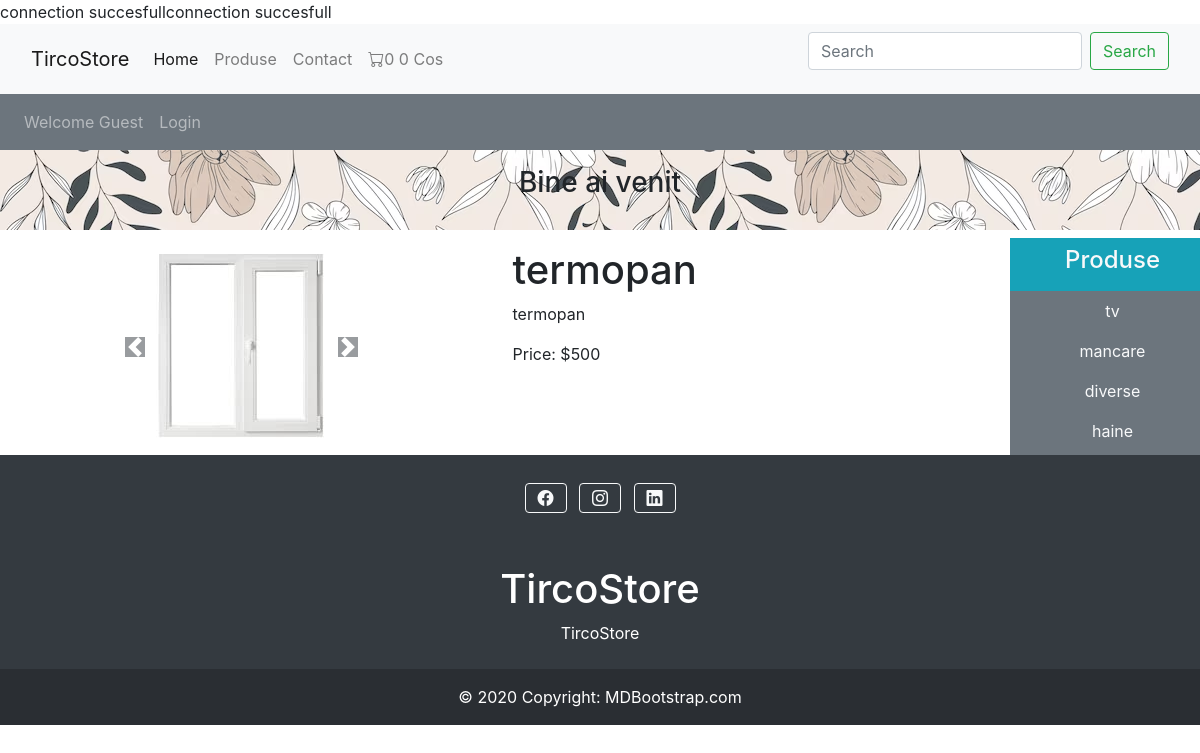
The page /product_details.php?product_id=8 on the database its author committed.
### tables this page shows
CREATE TABLE `products` (
  `product_id` int(11) NOT NULL,
  `product_title` varchar(100) NOT NULL,
  `product_description` varchar(255) NOT NULL,
  `product_keywords` varchar(255) NOT NULL,
  `category_id` int(11) NOT NULL,
  `product_image1` varchar(255) NOT NULL,
  `product_image2` varchar(255) NOT NULL,
  `product_image3` varchar(255) NOT NULL,
  `product_price` varchar(100) NOT NULL
);

CREATE TABLE `categories` (
  `category_id` int(11) NOT NULL,
  `category_title` varchar(100) NOT NULL
);

### product_details.php (the view, shortened to what this page needs)
<?php
include('includes/connect.php');
include('functions/common_function.php');
?>
<html>
<head>
<link href="https://cdn.jsdelivr.net/npm/bootstrap@5.3.0/dist/css/bootstrap.min.css" rel="stylesheet">
<link rel="stylesheet" href="https://cdn.jsdelivr.net/npm/bootstrap-icons@1.10.5/font/bootstrap-icons.css">
<link rel="stylesheet" href="style.css">
<link href="https://maxcdn.bootstrapcdn.com/bootstrap/4.5.2/css/bootstrap.min.css" rel="stylesheet">
</head>
<body>
<nav class="navbar navbar-expand-lg navbar-light bg-light">
        <div class="container-fluid">
          <a class="navbar-brand" href="index.php">TircoStore</a>
          <div class="collapse navbar-collapse" id="navbarSupportedContent">
            <ul class="navbar-nav me-auto mb-2 mb-lg-0">
              <li class="nav-item">
                <a class="nav-link active" aria-current="page" href="index.php">Home</a>
              </li>
              <li class="nav-item">
                <a class="nav-link" href="produse.php">Produse</a>
              </li>
              <li class="nav-item">
                <a class="nav-link" href="contact.php">Contact</a>
              </li>
              <li class="nav-item">
              <a class="nav-link" href="cart.php"> <span class="bi bi-cart"><?php cart_item();
                  total_cart_price();?></span> Cos</a>
              </li>
            </ul>
            <form class="d-flex">
              <input class="form-control me-2" type="search" placeholder="Search" aria-label="Search">
              <button class="btn btn-outline-success" type="submit">Search</button>
            </form>
          </div>
        </div>
      </nav>
      <nav class="navbar navbar-expand-lg navbar-dark bg-secondary ">
        <ul class="navbar-nav me-auto">
        <li class="nav-item">
          <a class="nav-link" href="#">Welcome Guest</a>
        </li>
        <li class="nav-item">
          <a class="nav-link" href="#">Login</a>
        </li>
        </ul>
      </nav>
<div class="bg-image align-items-center text-center p-3" style="
background-image: url('img/flori.jpg');
height:10%;
">
<h3 >Bine ai venit</h3>
</div>
<div class="row mt-2">
  <div class="col-md-10">
<div class="row">
<?php
view_details();
?>
</div>
 </div>
  <div class="col-md-2 bg-secondary p-0">
    <ul class="navbar-nav me-auto text-center">
      <li class="nav-item bg-info">
        <a href="#" class="nav-link text-light"><h4>Produse</h4></a>
      </li>
     <?php
     $select_categories="SELECT  * from `categories`";
     $result_categories=mysqli_query($con,$select_categories);
     while ($row =mysqli_fetch_assoc($result_categories)) {
      $title=$row['category_title'];
      $id=$row['category_id'];
      echo " <li class ='nav-item'> <a href='produse.php?category=$id' class='nav-link text-light'>$title</a> ";
    }
     ?>
    </ul>
  </div>
</div>
<footer class="bg-dark text-center text-white">
    <div class="container p-4">
      <section class="mb-4">
        <a class="btn btn-outline-light btn-floating m-1" href="#" role="button"
        ><i class="bi bi-facebook" src="img/Facebook.png"></i>
      </a>
        <a class="btn btn-outline-light btn-floating m-1" href="#!" role="button"
          ><i class="bi bi-instagram"></i></a>
        <a class="btn btn-outline-light btn-floating m-1" href="#!" role="button"
          ><i class="bi bi-linkedin"></i>
        </a>
      </section>
          </div>
      <section class="mb-4">
        <h1>TircoStore</h1>
        <p>
        TircoStore
        </p>
      </section>
    <div class="text-center p-3" style="background-color: rgba(0, 0, 0, 0.2);">
      © 2020 Copyright:
      <a class="text-white" href="https://mdbootstrap.com/">MDBootstrap.com</a>
    </div>
  </footer>
</body>
</html>

### functions/common_function.php (shortened to what this page needs)
<?php
include('./includes/connect.php');
function view_details(){
  global $con;
  if(isset($_GET['product_id'])){
    if(!isset($_GET['category'])){
      $product_id =$_GET['product_id'];
      $select_query = "SELECT * FROM `products` WHERE product_id = '$product_id'";
  $result_query=mysqli_query($con,$select_query);
  while ($row=mysqli_fetch_assoc($result_query)) {
      $product_title=$row['product_title'];
      $product_description=$row['product_description'];
      $product_image1=$row['product_image1'];
      $product_image2=$row['product_image2'];
      $product_image3=$row['product_image3'];
      $product_price=$row['product_price'];
      echo
    "<div class='container pt-2 pb-2'>
      <div class='row'>
      <div class='col-md-6 d-flex justify-content-center align-items-center'>
      <div id='product-carousel' class='carousel slide' data-ride='carousel'>
        <div class='carousel-inner'>
          <div class='carousel-item active'>
            <img src='./img/$product_image1' class='d-block w-100 h-80' alt='product_image1'>
          </div>
          <div class='carousel-item'>
            <img src='./img/$product_image2' class='d-block w-100 h-80' alt='product_image2'>
          </div>
          <div class='carousel-item'>
            <img src='./img/$product_image3' class='d-block w-100 h-80' alt='product_image3'>
          </div>
        </div>
        <a class='carousel-control-prev text-dark' href='#product-carousel' role='button' data-slide='prev'>
          <span class='carousel-control-prev-icon bg-dark' aria-hidden='true'></span>
          <span class='sr-only'>Previous</span>
        </a>
        <a class='carousel-control-next text-dark' href='#product-carousel' role='button' data-slide='next'>
          <span class='carousel-control-next-icon bg-dark' aria-hidden='true'></span>
          <span class='sr-only'>Next</span>
        </a>
      </div>
    </div>
        <div class='col-md-6'>
          <h1>$product_title </h2>
          <p> $product_description </p>
          <p>Price: $$product_price </p>
        </div>
      </div>
    </div>";
};
  }
}
}
function getIPAddress() {
   if(!empty($_SERVER['HTTP_CLIENT_IP'])) {
              $ip = $_SERVER['HTTP_CLIENT_IP'];
      }
  elseif (!empty($_SERVER['HTTP_X_FORWARDED_FOR'])) {
              $ip = $_SERVER['HTTP_X_FORWARDED_FOR'];
   }
  else{
           $ip = $_SERVER['REMOTE_ADDR'];
   }
   return $ip;
}
function cart_item(){
  if(isset($_GET['add to cart'])){
    global $con;
    $get_ip_add= getIPAddress();
    $select_query="SELECT * FROM `cart_details` WHERE ip_adress='$get_ip_add '";
    $result_query=mysqli_query($con,$select_query);
    $count_cart_items=mysqli_num_rows($result_query);
  }else{
    global $con;
    $get_ip_add= getIPAddress();
    $select_query="SELECT * FROM `cart_details` WHERE ip_adress='$get_ip_add '";
    $result_query=mysqli_query($con,$select_query);
    $count_cart_items=mysqli_num_rows($result_query);
  }
  echo  $count_cart_items;
}
function total_cart_price(){
  $total_price = 0;
  echo $total_price;
}

### style.css (style rules this page uses)
body { background-color: rgba(216, 212, 212, 0.788); }
#product-carousel .carousel-inner { transition: transform 0.5s ease; }

### rows shown on the page
products: product_image1 (picture), product_title "termopan", product_description "termopan", product_price "500"
categories: category_title "tv"
categories: category_title "mancare"
categories: category_title "diverse"
categories: category_title "haine"

### other values the page prints
$count_cart_items "0"
$total_price "0"
